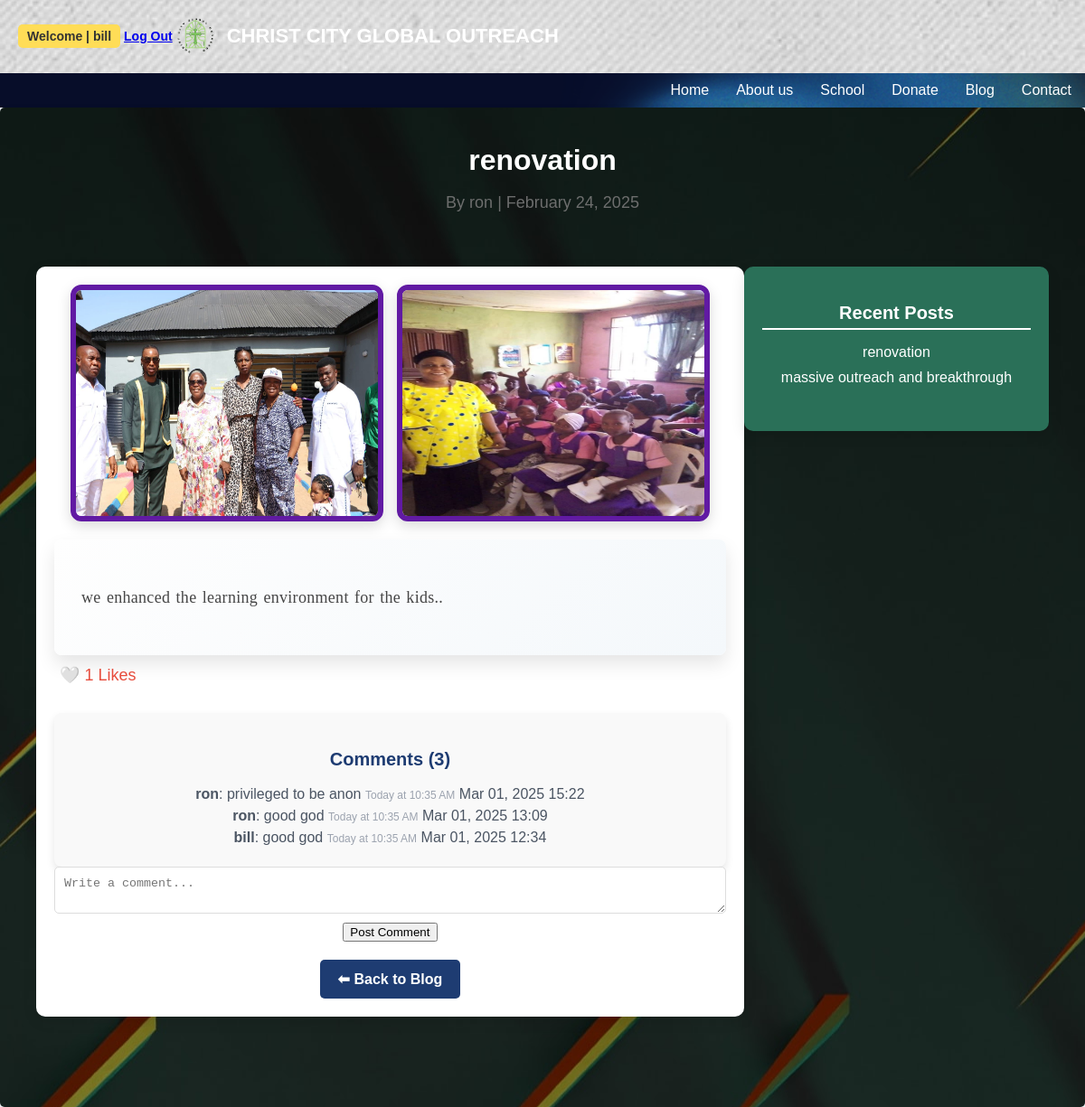
Screenshot of /blog/renovation/ (signed in) with the database file from the repository.
### outreach/models.py (models this page shows, shortened)
class BlogPost(models.Model):
    author = models.ForeignKey(User, on_delete=models.CASCADE)
    title = models.CharField(max_length=200)
    slug = models.SlugField(unique=True, blank=True)
    content = models.TextField()
    image = models.ImageField(upload_to='blog_images/', null=True, blank=True)
    created_at = models.DateTimeField(auto_now_add=True)
    updated_at = models.DateTimeField(auto_now=True)
    likes = models.ManyToManyField(User, related_name="blog_likes", blank=True)

class BlogPostImage(models.Model):
    blog_post = models.ForeignKey(BlogPost, on_delete=models.CASCADE, related_name="images")
    image = models.ImageField(upload_to="blog_images/")

class Comment(models.Model):
    post = models.ForeignKey(BlogPost, on_delete=models.CASCADE, related_name="comments")
    user = models.ForeignKey(User, on_delete=models.CASCADE)
    content = models.TextField()
    created_at = models.DateTimeField(auto_now_add=True)
    parent = models.ForeignKey("self", null=True, blank=True, on_delete=models.CASCADE, related_name="nested_replies")  # For replies
    likes = models.ManyToManyField(User, blank=True, related_name="liked_comments")  # Users who liked

### outreach/views.py (the view)
# urls.py: path('blog/<slug:slug>/', views.blog_detail, name='blog_detail'),
def blog_detail(request, slug):
    post = get_object_or_404(BlogPost, slug=slug)
    comments = Comment.objects.filter(post=post).order_by('-created_at')  # Fetch comments for the post
    recent_posts = BlogPost.objects.all().order_by('-created_at')[:5]  # Fetch recent posts for the sidebar
    print(f"Found {comments.count()} comments for post: {post.title}")
    for comment in comments:
        print(f"Comment by {comment.user.username}: {comment.content[:30]}...")
    context = {
        'post': post,
        'comments': comments,  # Pass comments to the template
        'recent_posts': recent_posts,
    }
    return render(request, "outreach/posts.html", context)

### outreach/templates/outreach/posts.html (shortened to what this page needs)
{% load static %}
{% block head %}
    <link rel="stylesheet" href="{% static 'css/blog.css' %}">
{% endblock %}
{% block title %}
<header class="top-header">
    <div class="container">
      <div class="top-header-content">
        <div class="user-info">
            {% if user.is_authenticated %}
                <span class="user-highlight">Welcome |  {{ user.username }}</span>
                <a href="{% url 'logout' %}" class="btn btn-theme btn-large e_tada">Log Out</a>
            {% else %}
                <p>You are not logged in.</p>
                      <a href="{% url 'login' %}" class="btn btn-theme">Sign in</a>
                      <a href="{% url 'register' %}" class="btn btn-theme">Sign up</a>
            {% endif %}
        </div>
                <div class="org-name">
                    <a href="{% url 'index' %}" class="org-link">
                        <img src="{% static 'img/logo-bg.png' %}" alt="Logo" class="logo-img">
                        <h1>CHRIST CITY GLOBAL OUTREACH</h1>
                    </a>
                </div>
            </div>
        </div>
    </header>
    <nav class="bottom-header">
        <div class="container">
            <ul class="nav-links">
                <li><a href="{% url 'index' %}">Home</a></li>
                <li><a href="{% url 'about' %}">About us</a></li>
                <li><a href="{% url 'school' %}">School</a></li>
                <li>
                  <a href="{% url 'donate2' %}">Donate </a>
              </li>
                <li><a href="{% url 'blog_list' %}">Blog</a></li>
                <li><a href="{% url 'contact' %}">Contact</a></li>
            </ul>
        </div>
    </nav>
{% endblock %}
{% block content %}
<header class="blog-header">
    <h1>{{ post.title }}</h1>
    <p class="blog-meta">By {{ post.author }} | {{ post.created_at|date:"F d, Y" }}</p>
<div class="post-container">
    <div class="post-content">
        {% if post.images.all %}
            <div class="post-image-container">
                {% for image in post.images.all %}
                    <img src="{{ image.image.url }}" alt="Blog Image" class="post-main-img">
                {% endfor %}
            </div>
        {% endif %}
        <div class="post-text">
            <p>{{ post.content|safe }}</p>
        </div>
        <div class="like-container">
            <button class="like-btn" data-post-id="{{ post.id }}">
                {% if user in post.likes.all %}
                    ❤️ <span id="like-count">{{ post.likes.count }}</span> Likes
                {% else %}
                    🤍 <span id="like-count">{{ post.likes.count }}</span> Likes
                {% endif %}
            </button>
        </div>
<div class="comments-section">
    <h3>Comments (<span id="comment-count">{{ comments|length }}</span>)</h3>
     <div id="comments-list">
        {% for comment in comments %}
            <div  class="comment-content">
                <strong>{{ comment.user.username }}</strong>: {{ comment.content }}
                <span class="comment-time">Today at 10:35 AM</span>
                <span class="comment-date">{{ comment.created_at|date:"M d, Y H:i" }}</span>
            </div>
        {% empty %}
            <p id="no-comments-message">No comments yet.</p>
        {% endfor %}
    </div>
</div>
    {% if user.is_authenticated %}
    <div class="comment-form">
        <textarea id="comment-text" placeholder="Write a comment..." required></textarea>
        <button id="submit-comment" data-post-id="{{ post.id }}">Post Comment</button>
    </div>
    {% else %}
        <p><a href="{% url 'login' %}">Login</a> to comment.</p>
    {% endif %}
    <div class="back-to-blog-container">
        <a href="{% url 'blog_list' %}" class="back-to-blog-btn">⬅ Back to Blog</a>
    </div>
</div>
<aside class="blog-sidebar">
    <div class="sidebar-widget">
        <h3>Recent Posts</h3>
        <ul>
            {% for recent_post in recent_posts %}
                <li><a href="{% url 'blog_detail' recent_post.slug %}">{{ recent_post.title }}</a></li>
            {% empty %}
                <li>No recent posts.</li>
            {% endfor %}
        </ul>
    </div>
</aside>
</div>
{% endblock %}

### rows the page displays
BlogPost: title "renovation", author "ron", created_at "February 24, 2025", content "we enhanced the learning environment for the kids..", likes.count "1"
BlogPostImage: image (picture)
BlogPostImage: image (picture)
Comment: user.username "ron", content "privileged to be anon", created_at "Mar 01, 2025 15:22"
Comment: user.username "ron", content "good god", created_at "Mar 01, 2025 13:09"
Comment: user.username "bill", content "good god", created_at "Mar 01, 2025 12:34"
BlogPost: title "massive outreach and breakthrough"

### other values shown
{{ user.username }} "bill"
{{ comments|length }} "3"
